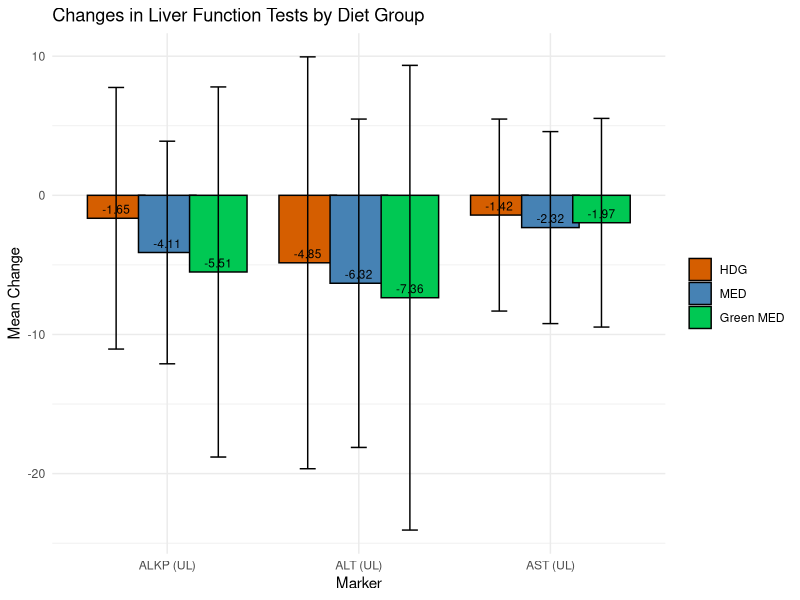
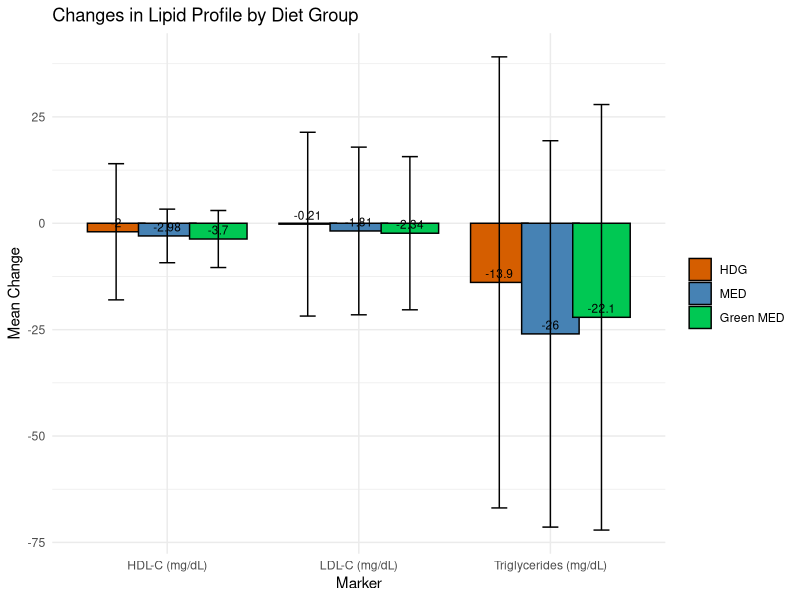
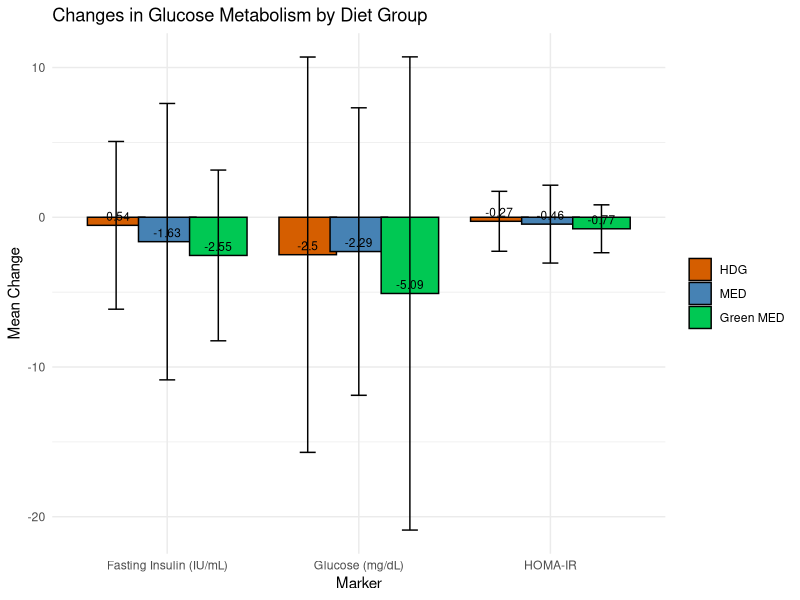

Write the R code that produced these figures, in order.
library(ggplot2)

# Markers for Liver Function Tests
markers_liver <- c("ALT (UL)", "AST (UL)", "ALKP (UL)")

# Mean changes for groups
hdg_means_liver <- c(-4.85, -1.42, -1.65)
hdg_errors_liver <- c(14.8, 6.9, 9.4)

med_means_liver <- c(-6.32, -2.32, -4.11)
med_errors_liver <- c(11.8, 6.9, 8.0)

green_med_means_liver <- c(-7.36, -1.97, -5.51)
green_med_errors_liver <- c(16.7, 7.5, 13.3)

# Create long format data frame
data_liver <- data.frame(
  Marker = rep(markers_liver, 3),
  MeanChange = c(hdg_means_liver, med_means_liver, green_med_means_liver),
  SE = c(hdg_errors_liver, med_errors_liver, green_med_errors_liver),
  Group = rep(c("HDG", "MED", "Green MED"), each = length(markers_liver))
)

# Factor grouping order
data_liver$Group <- factor(data_liver$Group, levels = c("HDG", "MED", "Green MED"))

# Define the colors
group_colors <- c("HDG" = "#d55e00", "MED" = "#4682B4", "Green MED" = "#00C853")

# Plot
ggplot(data_liver, aes(x = Marker, y = MeanChange, fill = Group)) +
  geom_bar(stat = "identity", position = position_dodge(width = 0.8), color = "black") +
  geom_errorbar(aes(ymin = MeanChange - SE, ymax = MeanChange + SE),
                position = position_dodge(width = 0.8), width = 0.25) +
  geom_text(aes(label = round(MeanChange, 2)),
            position = position_dodge(width = 0.8),
            vjust = -0.5, size = 3) + scale_fill_manual(values = group_colors) +
  labs(title = "Changes in Liver Function Tests by Diet Group",
       x = "Marker",
       y = "Mean Change") +
  theme_minimal() +
  theme(legend.title = element_blank())


# Lipid profile

library(ggplot2)

# Markers
markers_lipid <- c("LDL-C (mg/dL)", "HDL-C (mg/dL)", "Triglycerides (mg/dL)")

# Mean changes for groups
hdg_means_lipid <- c(-0.21, -2.0, -13.9)
hdg_errors_lipid <- c(21.6, 16.0, 53.0)

med_means_lipid <- c(-1.81, -2.98, -26.0)
med_errors_lipid <- c(19.7, 6.3, 45.4)

green_med_means_lipid <- c(-2.34, -3.7, -22.1)
green_med_errors_lipid <- c(18.0, 6.7, 50.0)

# Create long format data frame
data_lipid <- data.frame(
  Marker = rep(markers_lipid, 3),
  MeanChange = c(hdg_means_lipid, med_means_lipid, green_med_means_lipid),
  SE = c(hdg_errors_lipid, med_errors_lipid, green_med_errors_lipid),
  Group = rep(c("HDG", "MED", "Green MED"), each = length(markers_lipid))
)

# Factor for desired group order
data_lipid$Group <- factor(data_lipid$Group, levels = c("HDG", "MED", "Green MED"))

# Define the colors for groups
group_colors <- c("HDG" = "#d55e00", "MED" = "#4682B4", "Green MED" = "#00C853")

# Plot
ggplot(data_lipid, aes(x = Marker, y = MeanChange, fill = Group)) +
  geom_bar(stat = "identity", position = position_dodge(width = 0.8), color = "black") +
  geom_errorbar(aes(ymin = MeanChange - SE, ymax = MeanChange + SE),
                position = position_dodge(width = 0.8), width = 0.25) +
  geom_text(aes(label = round(MeanChange, 2)),
            position = position_dodge(width = 0.8),
            vjust = -0.5, size = 3) +
  scale_fill_manual(values = group_colors) +
  labs(title = "Changes in Lipid Profile by Diet Group",
       x = "Marker",
       y = "Mean Change") +
  theme_minimal() +
  theme(legend.title = element_blank())


# Glycemic response

library(ggplot2)

# Markers for glucose metabolism
markers <- c("Glucose (mg/dL)", "Fasting Insulin (IU/mL)", "HOMA-IR")

# Mean changes for groups
hdg_means <- c(-2.5, -0.54, -0.27)
hdg_errors <- c(13.2, 5.6, 2.0)

med_means <- c(-2.29, -1.63, -0.46)
med_errors <- c(9.6, 9.23, 2.6)

green_med_means <- c(-5.09, -2.55, -0.77)
green_med_errors <- c(15.8, 5.7, 1.6)

# Create long format data frame
data_gly <- data.frame(
  Marker = rep(markers, 3),
  MeanChange = c(hdg_means, med_means, green_med_means),
  SE = c(hdg_errors, med_errors, green_med_errors),
  Group = rep(c("HDG", "MED", "Green MED"), each = length(markers))
)

# Factor for group order
data_gly$Group <- factor(data_gly$Group, levels = c("HDG", "MED", "Green MED"))

# Define colors for groups
group_colors <- c("HDG" = "#d55e00", "MED" = "#4682B4", "Green MED" = "#00C853")

# Plot
ggplot(data_gly, aes(x = Marker, y = MeanChange, fill = Group)) +
  geom_bar(stat = "identity", position = position_dodge(width = 0.8), color = "black") +
  geom_errorbar(aes(ymin = MeanChange - SE, ymax = MeanChange + SE),
                position = position_dodge(width = 0.8), width = 0.25) +
  geom_text(aes(label = round(MeanChange, 2)),
            position = position_dodge(width = 0.8),
            vjust = -0.5, size = 3) +
  scale_fill_manual(values = group_colors) +
  labs(title = "Changes in Glucose Metabolism by Diet Group",
       x = "Marker",
       y = "Mean Change") +
  theme_minimal() +
  theme(legend.title = element_blank())

